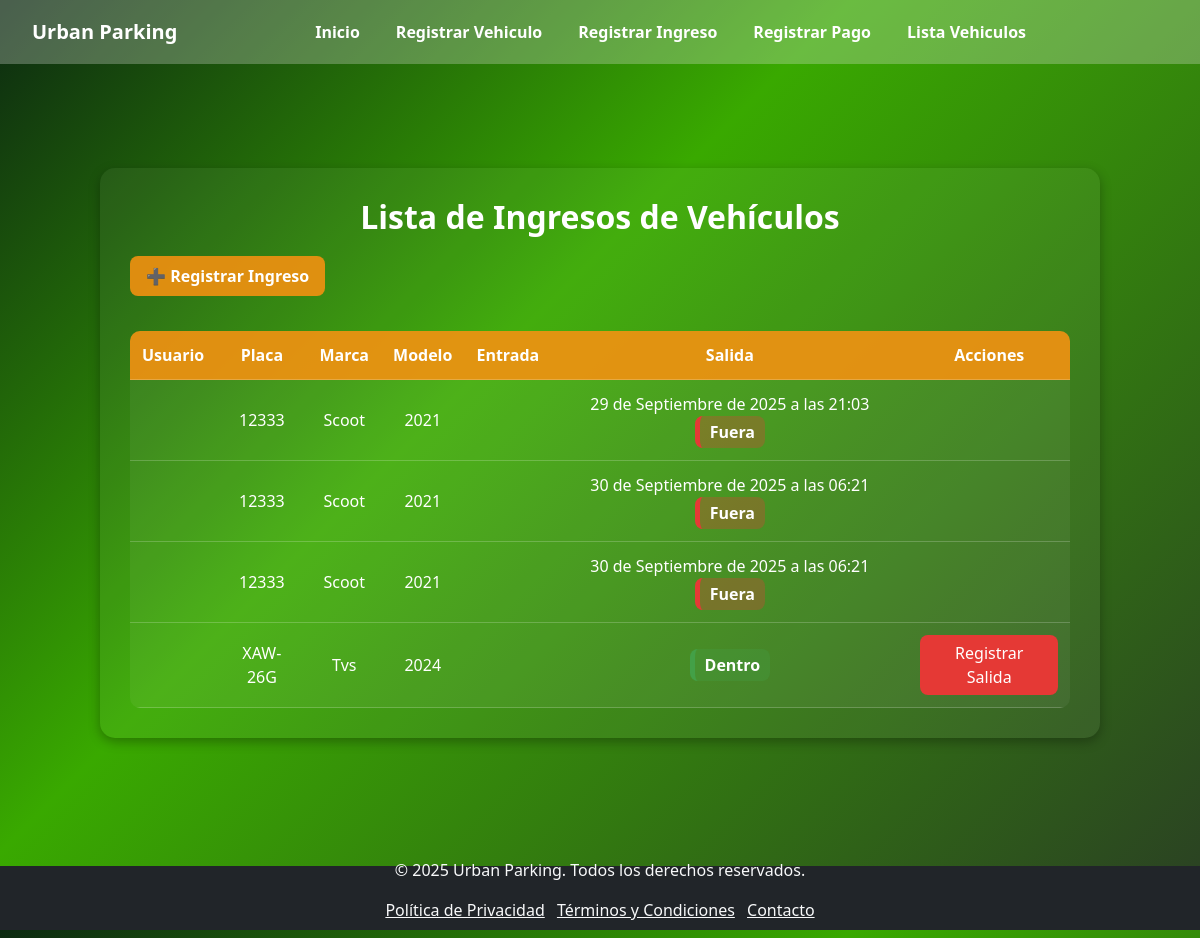
Page /ingresos-vehiculos/ on the earlier database version.
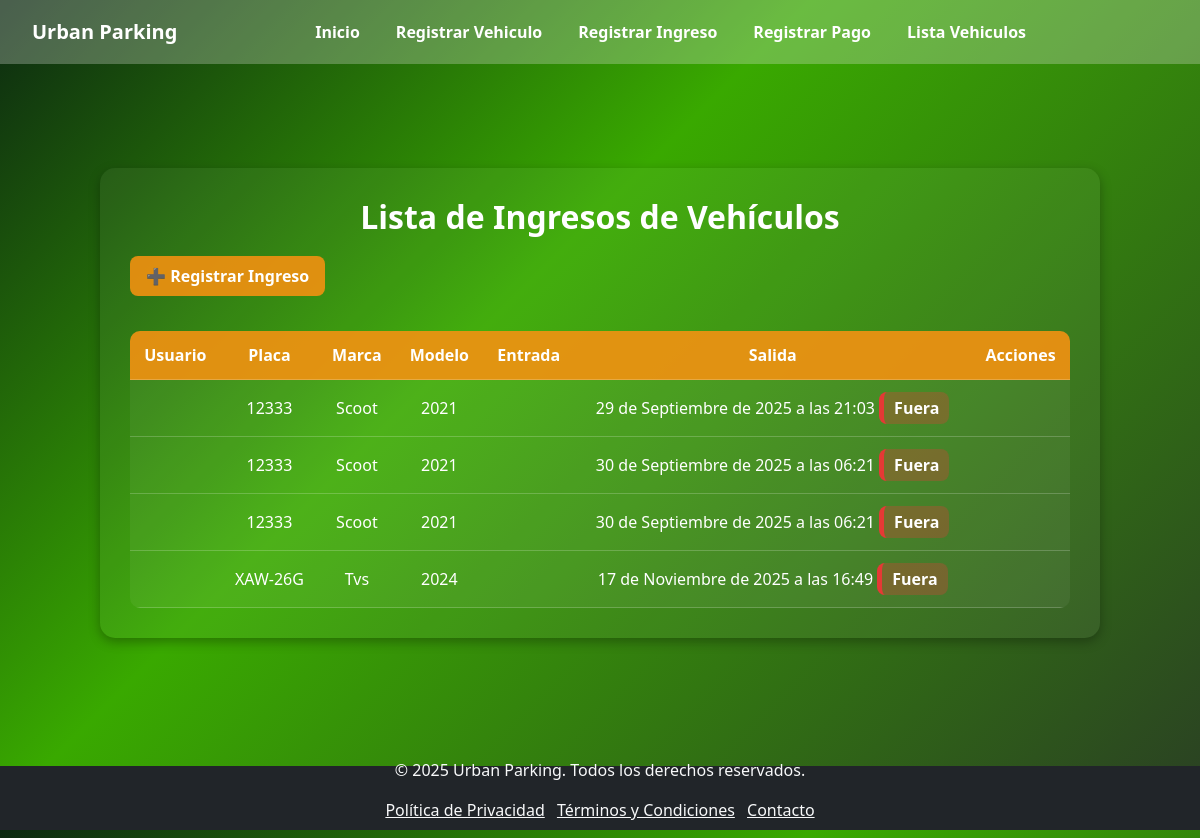
Same page on the later database version.
### Appingreso_vehiculos/models.py (models this page shows, shortened)
class IngresoVehiculo(models.Model):
    vehiculo = models.ForeignKey(Vehiculo, on_delete=models.CASCADE, related_name="ingresos")
    fecha_entrada = models.DateTimeField(default=timezone.now)
    fecha_salida = models.DateTimeField(null=True, blank=True)

### Appregistro/models.py (models this page shows, shortened)
class Vehiculo(models.Model):
    usuario = models.ForeignKey(User, on_delete=models.CASCADE, related_name="vehiculos")
    tipo = models.CharField(max_length=50)
    marca = models.CharField(max_length=50)
    color = models.CharField(max_length=50)
    modelo = models.CharField(max_length=50)
    placa = models.CharField(max_length=20)
    class Meta:
        unique_together = ('usuario', 'placa')  # 🔑 única por usuario

### Appingreso_vehiculos/views.py (the view)
# urls.py: path('', views.lista_ingresos, name='lista'),  # 👈 esta línea nueva
def lista_ingresos(request):
    ingresos = IngresoVehiculo.objects.all()
    return render(request, "inveh/lista.html", {"ingresos": ingresos})

### Appingreso_vehiculos/templates/inveh/lista.html (shortened to what this page needs)
{% extends "soft/base222.html" %}
{% block contenido %}
<div class="ingresos-container">
    <h2 class="ingresos-title">Lista de Ingresos de Vehículos</h2>
    <a href="{% url 'registrar_ingreso' %}" class="ingresos-link">➕ Registrar Ingreso</a>
    <table class="ingresos-table">
        <thead>
            <tr>
                <th>Usuario</th>
                <th>Placa</th>
                <th>Marca</th>
                <th>Modelo</th>
                <th>Entrada</th>
                <th>Salida</th>
                <th>Acciones</th>
            </tr>
        </thead>
        <tbody>
            {% for ingreso in ingresos %}
            <tr>
                <td>{{ ingreso.usuario }}</td>
                <td>{{ ingreso.vehiculo.placa }}</td>
                <td>{{ ingreso.vehiculo.marca }}</td>
                <td>{{ ingreso.vehiculo.modelo }}</td>
                <td>{{ ingreso.fecha_ingreso }}</td>
                <td>
                    {% if ingreso.fecha_salida %}
                        {{ ingreso.fecha_salida }} <span class="estado fuera">Fuera</span>
                    {% else %}
                        <span class="estado dentro">Dentro</span>
                    {% endif %}
                </td>
                <td>
                    {% if not ingreso.fecha_salida %}
                        <form method="post" action="{% url 'registrar_salida' ingreso.id %}" style="display:inline;">
                            <button type="submit" class="btn-salida">Registrar Salida</button>
                        </form>
                    {% endif %}
                </td>
            </tr>
            {% endfor %}
        </tbody>
    </table>
</div>
{% endblock %}

### Appiniciosoft/templates/soft/base222.html (shortened to what this page needs)
{% load static %}
<!DOCTYPE html>
<html lang="es">
<head>
    <link
        href="https://cdn.jsdelivr.net/npm/bootstrap@5.3.2/dist/css/bootstrap.min.css"
        rel="stylesheet"
    >
    <link rel="stylesheet" href="{% static 'informaj/css/informes44.css' %}">
    <link rel="stylesheet" href="{% static 'registroj/css/styles.css' %}">
    <link rel="stylesheet" href="{% static 'pagoj/css/pagitoj.css' %}">
    <link rel="stylesheet" href="{% static 'historiaj/css/historialj.css' %}">
    <link rel="stylesheet" href="{% static 'softj/css/soft.css' %}">
    <link rel="stylesheet" href="{% static 'invehj/css/lista.css' %}">
    <link rel="stylesheet" href="{% static 'inicioj/css/usuarioij.css' %}">
    <link rel="stylesheet" href="{% static 'inicios/css/admin_united.css' %}">
</head>
<body class="principio">
    <header>
        <nav class="navbar navbar-expand-md navbar-dark custom-navbar">
            <div class="container-fluid">
                <a class="navbar-brand move-brand" href="{% url "inicio" %}"><b>Urban Parking</b></a>
                <div class="collapse navbar-collapse justify-content-center" id="navbarNav">
                    <ul class="navbar-nav nav-links-custom">
                        <li class="nav-item">
                            <a class="nav-link active" href="{% url 'inicio_usuario' %}">Inicio</a>
                        </li>
                        <li class="nav-item">
                            <a class="nav-link" href="{% url 'registro' %}">Registrar Vehiculo</a>
                        </li>
                        <li class="nav-item">
                            <a class="nav-link" href="{% url 'registrar_ingreso' %}">Registrar Ingreso</a>
                        </li>
                        <li class="nav-item">
                            <a class="nav-link" href="{% url 'registrar_pago' %}">Registrar Pago</a>
                        </li>
                                                <li class="nav-item">
                            <a class="nav-link" href="{% url 'lista' %}">Lista Vehiculos</a>
                        </li>
                    </ul>
                </div>
            </div>
        </nav>
    </header>
    <main class="container mt-4">
        {% block contenido %}{% endblock contenido %}
    </main>
    <footer class="footer mt-5 py-3 bg-dark text-light">
        <div class="container text-center">
            <p>&copy; 2025 Urban Parking. Todos los derechos reservados.</p>
            <ul class="list-inline">
                <li class="list-inline-item"><a class="text-light" href="#">Política de Privacidad</a></li>
                <li class="list-inline-item"><a class="text-light" href="#">Términos y Condiciones</a></li>
                <li class="list-inline-item"><a class="text-light" href="#">Contacto</a></li>
            </ul>
        </div>
    </footer>
</body>
</html>

### Appinformacion/static/informaj/css/informes44.css (style rules this page uses)
body { margin: 0; padding: 0; font-family: Arial, sans-serif; min-height: 100vh; display: flex; flex-direction: column; background: linear-gradient(135deg, #0c2911 0%, #39A900 40%, #2a3e24 100%); color: #333; }
main { flex-grow: 1; padding: 40px 20px; }
.custom-navbar { background-color: #ededed46 !important; height: 64px; display: flex; align-items: center; padding: 0 20px; }
.navbar .navbar-brand { font-weight: bold; color: #fff; }
.navbar .nav-link { color: white !important; font-weight: bold; margin-right: 20px; }
.footer { background-color: #ededed22; color: white; height: 64px; display: flex; align-items: center; justify-content: center; }

### Appiniciosoft/static/softj/css/soft.css (style rules this page uses)
body { margin: 0; padding: 0; font-family: "Segoe UI", Arial, sans-serif; min-height: 100vh; display: flex; flex-direction: column; background: linear-gradient(135deg, #0c2911 0%, #39A900 40%, #2a3e24 100%); color: #fff; }

### Appingreso_vehiculos/static/invehj/css/lista.css (style rules this page uses)
.ingresos-container { max-width: 1000px; margin: 40px auto; background: rgba(255, 255, 255, 0.05); padding: 30px; border-radius: 15px; box-shadow: 0px 4px 12px rgba(0,0,0,0.3); color: white; }
.ingresos-title { text-align: center; font-size: 2rem; font-weight: bold; margin-bottom: 20px; color: #fff !important; }
.ingresos-link { display: inline-block; margin-bottom: 15px; padding: 8px 16px; background: #f49110e3; color: white; font-weight: 600; border-radius: 8px; text-decoration: none; transition: 0.3s; }
.ingresos-table { width: 100%; border-collapse: collapse; margin-top: 20px; background: rgba(255,255,255,0.05); border-radius: 10px; overflow: hidden; color: white; }
.ingresos-table th, .ingresos-table td { padding: 12px; text-align: center; border-bottom: 1px solid rgba(255,255,255,0.2); }
.ingresos-table th { background: #f49110e3; color: #fff !important; font-weight: bold; }
.estado { font-weight: bold; padding: 4px 10px; border-radius: 8px; display: inline-block; }
.estado.fuera { background: rgba(229, 57, 53, 0.3); border-left: 5px solid #e53935; }

### parking/static/inicios/css/admin_united.css (style rules this page uses)
body { margin: 0; padding: 0; font-family: "Segoe UI", Arial, sans-serif; min-height: 100vh; display: flex; flex-direction: column; background: linear-gradient(135deg, #0c2911 0%, #39A900 40%, #2a3e24 100%); color: #fff; }

Differences in the rows shown:
changed IngresoVehiculo "XAW-26G": fecha_salida (not shown) → "17 de Noviembre de 2025 a las 16:49"; fecha_salida "Dentro Registrar Salida" → "Fuera"
